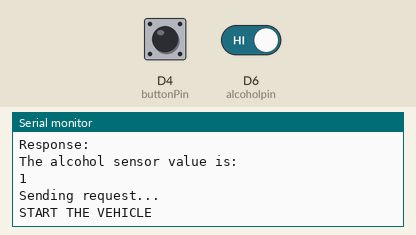
A sketch run on a simulated ESP8266 (NodeMCU). On the bench: the last lines printed to the serial monitor. The inputs (shaded band) are chosen by the test bench; at power-on: D4 (buttonPin) LOW, D6 (alcoholpin) HIGH. Uploads are accepted with an empty reply.

Above: at 1.2 s.
1.3 s: D4 (buttonPin) pulled HIGH for 1 s
At 1.7 s:
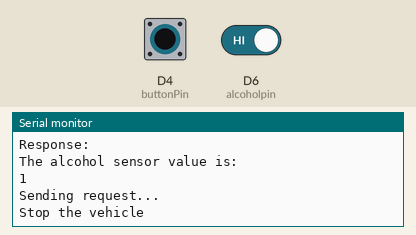
3.8 s: D6 (alcoholpin) driven LOW
At 4.24 s:
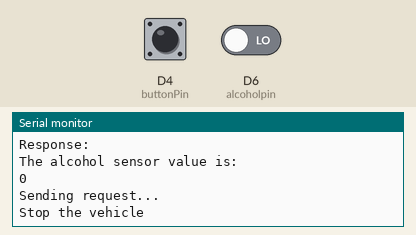

Measured:
- after the input at 1.3 s, the serial monitor: prints a new line after 0.24 s (image 1)
- after the input at 3.8 s, the serial monitor: prints a new line after 0.25 s (image 2)

The sketch:

Helmet_node_mcu_code.ino
```cpp
#include <ESP8266WiFi.h>
#include <ESP8266HTTPClient.h>

// Replace with your access point credentials
const char* ssid = "MyAccessPoint";
const char* password = "MyPassword";

// Set up push button
const int buttonPin = D4; // GPIO2
const int alcoholpin = D6;

// Server IP and port
const String serverIP = "192.168.4.2";
const int serverPort = 8080;

void setup() {
  Serial.begin(9600);

  // Configure access point
  WiFi.softAP(ssid, password);

  // Set up push button
  pinMode(buttonPin, INPUT);

  Serial.println("Access point started");
}

void sendRequest(int k) {
  Serial.println("Sending request...");

  WiFiClient client;
  HTTPClient http;
  if(k==1)
  {
    Serial.println("Stop the vehicle");
    if (http.begin(client, "http://" + serverIP + ":" + String(serverPort)))
    {
      http.addHeader("Content-Type", "application/json");
      int httpResponseCode = http.POST("STOP");

      if (httpResponseCode > 0) {
        String response = http.getString();
        Serial.println("HTTP request sent successfully");
        Serial.println("Response: " + response);
      } else {
        Serial.println("HTTP request failed");
      }

      http.end();
    }
    else {
      Serial.println("Unable to connect to the server");
    }
  }
  else
  {
    Serial.println("START THE VEHICLE");
    if (http.begin(client, "http://" + serverIP + ":" + String(serverPort)))
    {
      http.addHeader("Content-Type", "application/json");
      int httpResponseCode = http.POST("START");

      if (httpResponseCode > 0) {
        String response = http.getString();
        Serial.println("HTTP request sent successfully");
        Serial.println("Response: " + response);
      } else {
        Serial.println("HTTP request failed");
      }

      http.end();
    }
    else
    {
      Serial.println("Unable to connect to the server");
    }
  }
}

void loop() {
  Serial.println("The alcohol sensor value is:");
  Serial.println(digitalRead(alcoholpin));
  if ((digitalRead(buttonPin) == HIGH)||(digitalRead(alcoholpin)==LOW))
    sendRequest(1);
  else
    sendRequest(0);
  delay(10);
}
```
